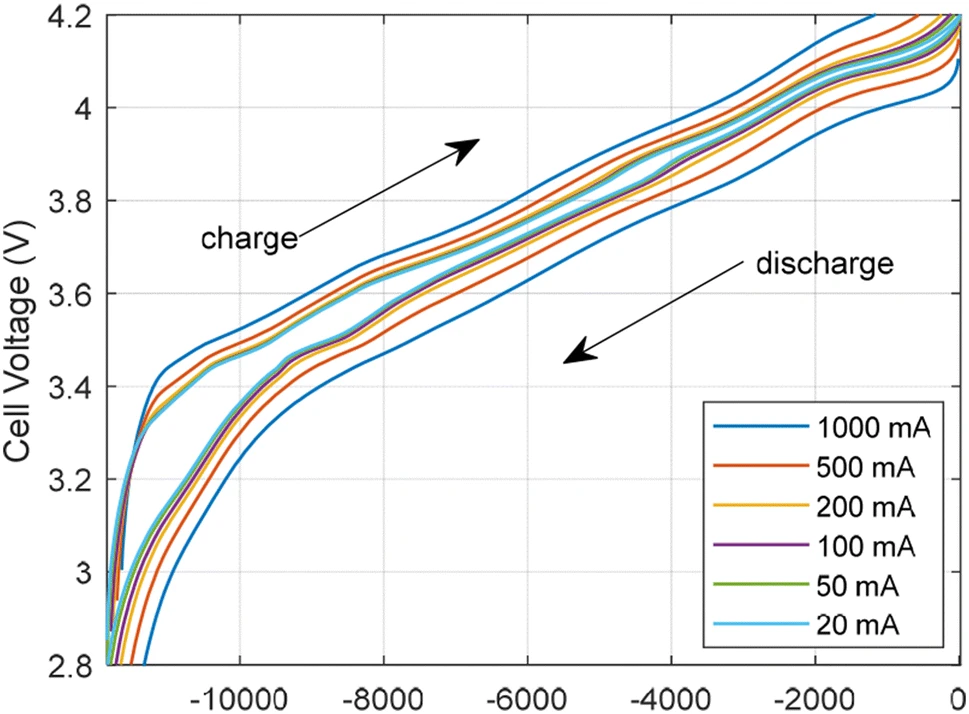
#> input picture imageAnalysis/42452_2020_2675_Fig2_HTML.webp, 969 x 714 px, found by its file name
$ python graph.py
#> lines starting #> are read from the running program, lines starting #| are printed output that depends on the picture; after the words box and inside, x2 and y2 are one past the last pixel; in counts of white or black regions, pixels touching at a corner belong together
import cv2
import numpy as np
import matplotlib.pyplot as plt
from PIL import Image

# Load the image
image_path = r"C:\Users\Alwin Soly\Desktop\42452_2020_2675_Fig2_HTML.webp"
image = Image.open(image_path)
#> image is the input picture: PIL image 969x714 RGB; mean R, G, B 240.1, 240.5, 239.6
image_np = np.array(image)

# Convert the original image to HSV (Hue, Saturation, Value) color space for color segmentation
hsv_image = cv2.cvtColor(image_np, cv2.COLOR_RGB2HSV)
#> hsv_image: shape (714, 969, 3); mean H, S, V 10.8, 9.9, 243.7

# Define color ranges for each line color in HSV
color_ranges = {
    '1000 mA': ([100, 150, 0], [140, 255, 255]),  # Blue
    '500 mA': ([10, 100, 100], [25, 255, 255]),   # Orange
    '200 mA': ([25, 50, 70], [35, 255, 255]),     # Yellow
    '100 mA': ([140, 50, 50], [160, 255, 255]),   # Purple
    '50 mA': ([40, 40, 40], [70, 255, 255]),      # Green
    '20 mA': ([20, 150, 150], [30, 255, 255])     # Light Orange (approximated)
}

# Create masks for each color and extract pixel coordinates
line_coordinates = {}
for label, (lower, upper) in color_ranges.items():
    lower = np.array(lower, dtype="uint8")
    upper = np.array(upper, dtype="uint8")

    # Create a mask for the color range
    mask = cv2.inRange(hsv_image, lower, upper)

    # Find contours (which should correspond to the lines)
    contours, _ = cv2.findContours(mask, cv2.RETR_EXTERNAL, cv2.CHAIN_APPROX_SIMPLE)

    # Extract coordinates for the largest contour (assumed to be the relevant line)
    if contours:
        contour = max(contours, key=cv2.contourArea)
        line_coordinates[label] = contour
#> this loop made 6 passes
#> contours on pass 3: 434 contours, all with area under 20
#> pass 1, `mask = cv2.inRange(hsv_image, lower, upper)`:
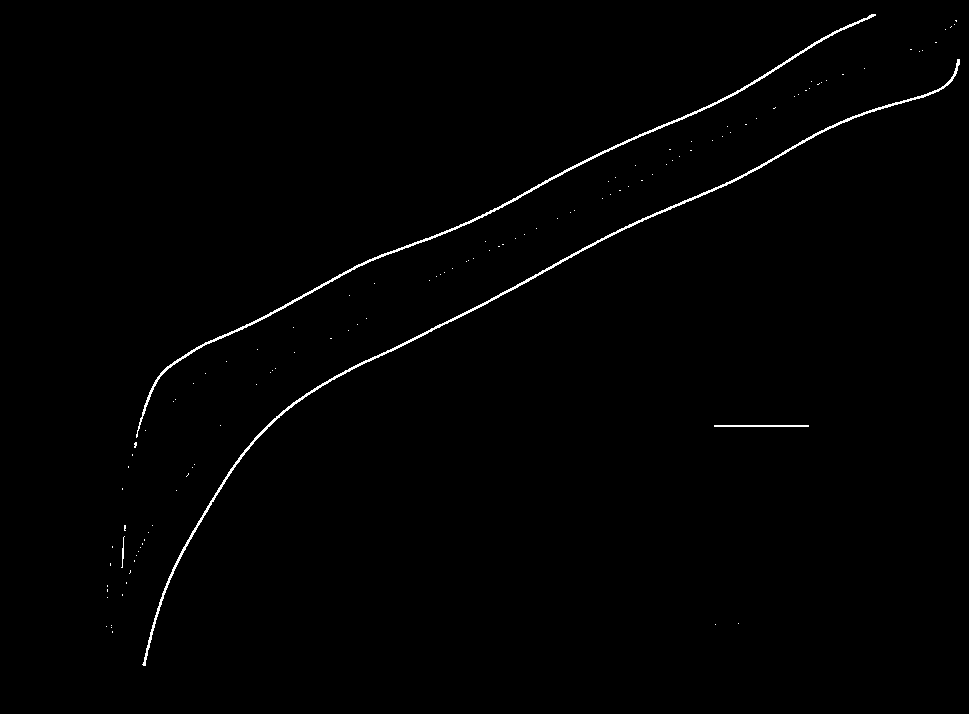
#> mask: shape (714, 969); 0.79% white in thin lines or dots, all inside (x1, y1, x2, y2) = (106, 14, 960, 666)
#> pass 2, `mask = cv2.inRange(hsv_image, lower, upper)`:
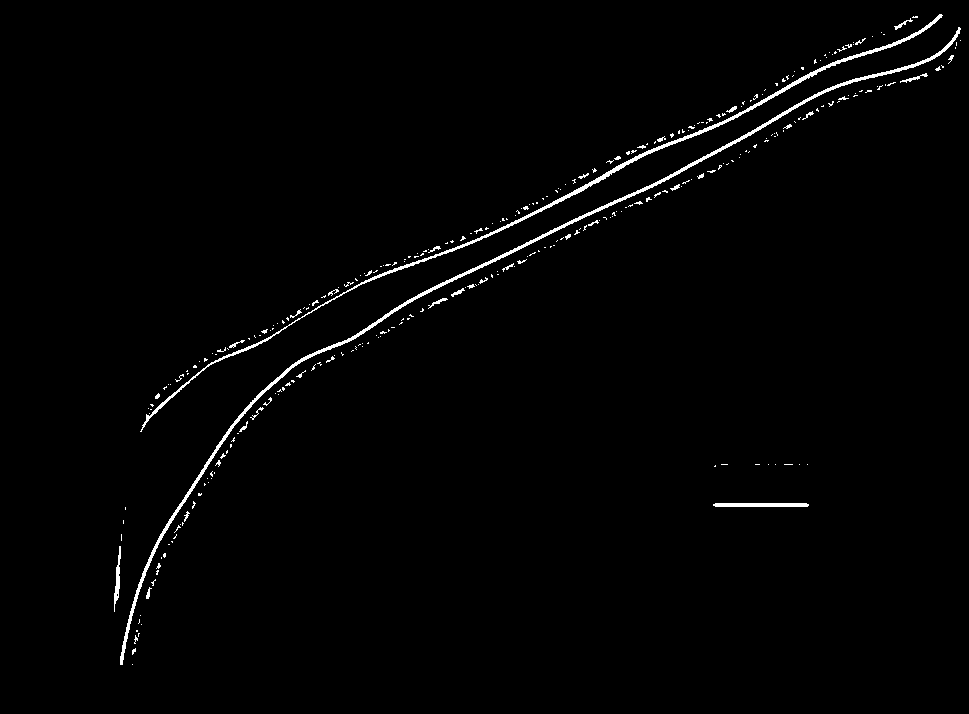
#> mask: shape (714, 969); 1.4% white; 300 white regions (264 under 20 px), largest, box (x1, y1, x2, y2) and area: (120, 27, 961, 665) 3718, (140, 14, 943, 432) 2784, (713, 503, 809, 507) 377
#> pass 3, `mask = cv2.inRange(hsv_image, lower, upper)`:
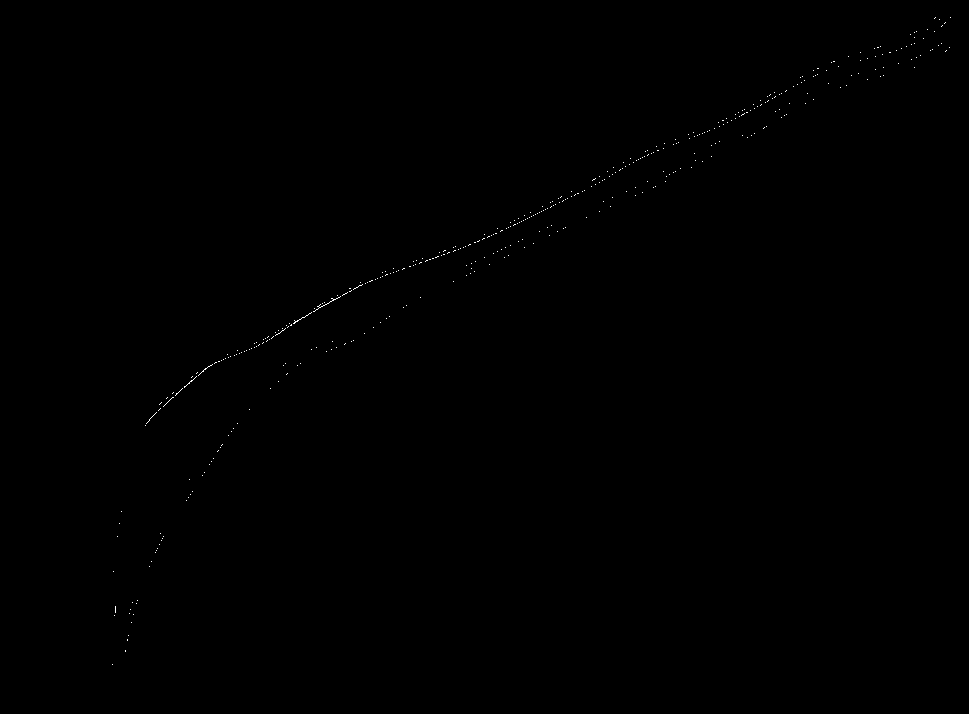
#> mask: shape (714, 969); 0.1% white in thin lines or dots, all inside (x1, y1, x2, y2) = (112, 17, 951, 665)
#> after the loop:
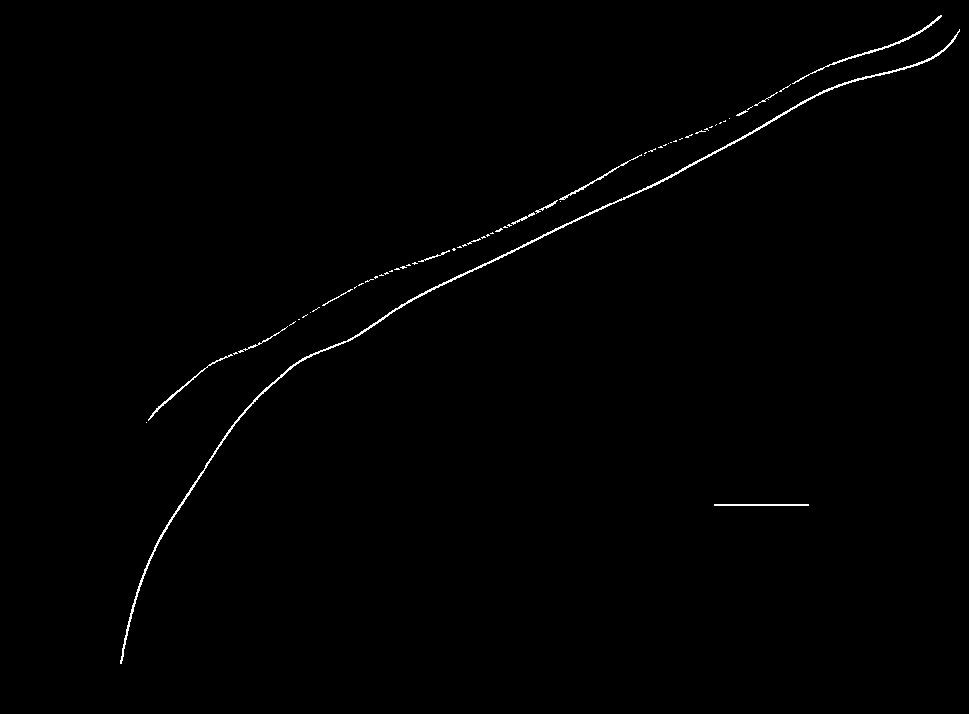
#> mask: shape (714, 969); 0.6% white in thin lines or dots, all inside (x1, y1, x2, y2) = (120, 15, 960, 664)
#> after the loop, line_coordinates = 6 items

# Define the axis ranges from the graph
x_range = (-10000, 0)
y_range = (2.8, 4.2)

# Get the dimensions of the image
height, width, _ = image_np.shape
#> height = 714; width = 969

# Define the pixel ranges for the graph (manually approximated from the image)
# These should ideally be set precisely based on the graph's pixel coordinates
pixel_x_range = (107, 960)
pixel_y_range = (665, 16)

# Function to map pixel coordinates to graph coordinates
def pixel_to_graph_coords(x_pixel, y_pixel):
    x_graph = np.interp(x_pixel, pixel_x_range, x_range)
    y_graph = np.interp(y_pixel, pixel_y_range, y_range)
    return x_graph, y_graph

# Extract graph coordinates for each line
graph_data = {}
for label, contour in line_coordinates.items():
    contour = contour.squeeze()
    graph_coords = [pixel_to_graph_coords(x, y) for x, y in contour]
    graph_data[label] = np.array(graph_coords)
#> this loop made 6 passes
#> label on passes 2 to 6: '500 mA', '200 mA', '100 mA', '50 mA', '20 mA'
#> label on pass 1: '1000 mA'

# Plot the graph coordinates to verify the transformation
plt.figure(figsize=(10, 8))
for label, coords in graph_data.items():
    plt.plot(coords[:, 0], coords[:, 1], label=label)
#> this loop made 6 passes

plt.xlabel('Capacity (mAh)')
plt.ylabel('Cell Voltage (V)')
plt.title('Graph Coordinates')
plt.legend()
plt.grid(True)
plt.show()
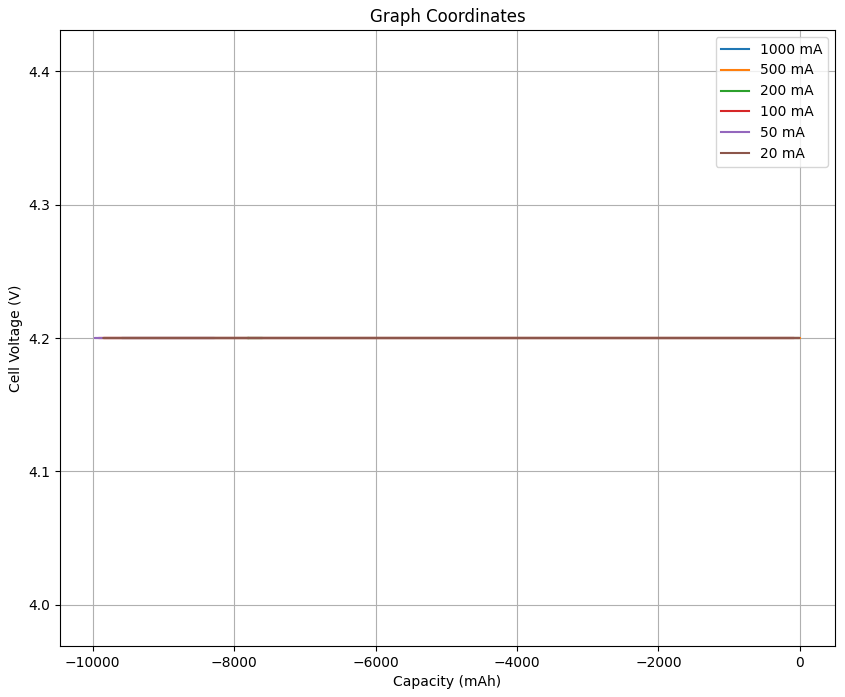
#> figure drawn by matplotlib, 1 panel
